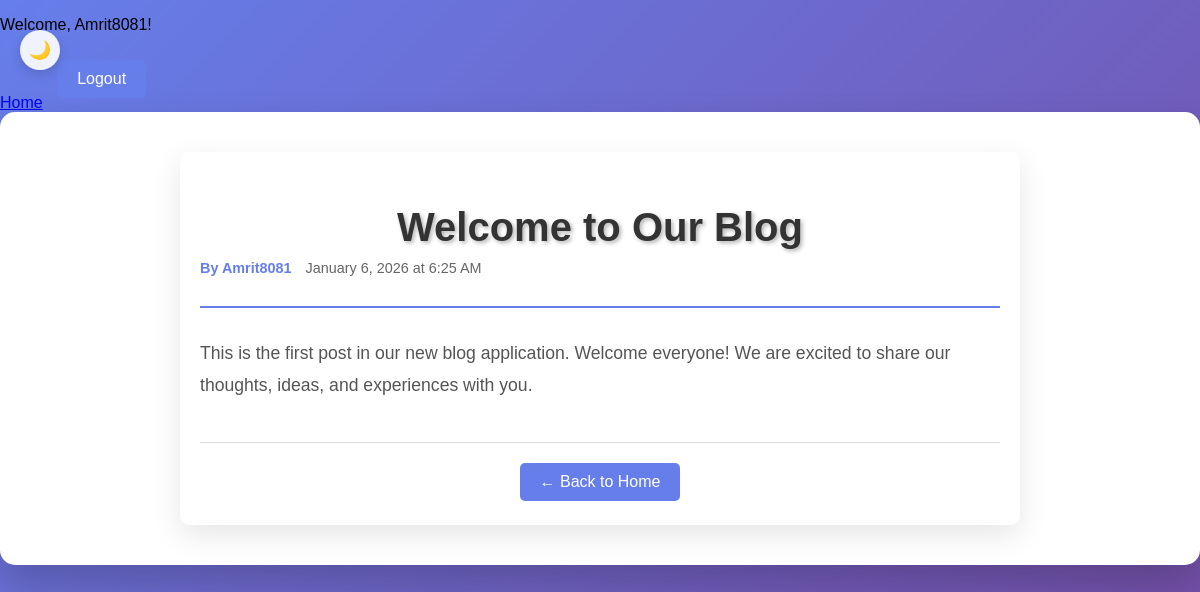
The app's page /post/1/ (signed in) with its own data.
### core/models.py (models this page shows, shortened)
class Post(models.Model):
    title = models.CharField(max_length=200)
    content = models.TextField()
    author = models.ForeignKey(User, on_delete=models.CASCADE)
    created_at = models.DateTimeField(auto_now_add=True)
    image1 = models.ImageField(upload_to='post_images/', blank=True, null=True)
    image2 = models.ImageField(upload_to='post_images/', blank=True, null=True)
    image3 = models.ImageField(upload_to='post_images/', blank=True, null=True)
    image4 = models.ImageField(upload_to='post_images/', blank=True, null=True)
    image5 = models.ImageField(upload_to='post_images/', blank=True, null=True)

### core/views.py (the view)
# urls.py: path('post/<int:pk>/', views.post_detail, name='post_detail'),
@login_required
def post_detail(request, pk):
 post = get_object_or_404(Post, pk=pk)
 return render(request, 'post_detail.html', {'post': post})

### templates/post_detail.html (shortened to what this page needs)
{% extends 'base.html' %}
{% block content %}
<article class="post-detail">
    <header class="post-header">
        <h1>{{ post.title }}</h1>
        <div class="post-meta">
            <span class="author">By {{ post.author.username }}</span>
            <span class="date">{{ post.created_at|date:"F j, Y \a\t g:i A" }}</span>
        </div>
    </header>
    <div class="post-content">
        <p>{{ post.content|linebreaks }}</p>
    </div>
    <footer class="post-footer">
        <a href="{% url 'home' %}" class="btn btn-secondary">← Back to Home</a>
    </footer>
</article>
{% endblock %}

### templates/base.html (shortened to what this page needs)
{% load static %}
<!DOCTYPE html>
<html lang="en">
<head>
    <link rel="stylesheet" href="{% static 'css/style.css' %}">
</head>
<body{% if request.resolver_match.url_name == 'login' %} class="login-page"{% endif %}>
<button class="theme-toggle" id="theme-toggle" aria-label="Toggle theme">🌙</button>
<header>
    <nav role="navigation" aria-label="Main navigation">
        {% if user.is_authenticated %}
            <p>Welcome, {{ user.username }}!</p>
            <a href="{% url 'home' %}">Home</a>
            <a href="{% url 'logout' %}">Logout</a>
        {% elif request.resolver_match.url_name != 'login' and request.resolver_match.url_name != 'register' %}
            <a href="{% url 'login' %}">Login</a>
            <a href="{% url 'register' %}">Register</a>
        {% endif %}
    </nav>
</header>
<main class="container" role="main">
    {% block content %}{% endblock %}
</main>
</body>
</html>

### static/css/style.css (style rules this page uses)
body { margin:0; padding:0; font-family:Arial; background:linear-gradient(135deg,#667eea,#764ba2); animation: backgroundShift 10s ease-in-out infinite; min-height:100vh; }
.container { background:white; padding:40px; border-radius:15px; box-shadow:0 20px 40px rgba(0,0,0,0.2); animation:fade 1s ease, pulse 2s ease-in-out infinite; }
input,button { display:block; width:100%; margin:10px 0; padding:10px; border-radius:10px; border:1px solid #ccc; transition: all 0.3s ease; }
button { background:#667eea; color:white; border:none; cursor:pointer; transition:0.3s; position: relative; overflow: hidden; }
button::before { content: ''; position: absolute; top: 0; left: -100%; width: 100%; height: 100%; background: linear-gradient(90deg, transparent, rgba(255,255,255,0.2), transparent); transition: left 0.5s; }
.theme-toggle { position: fixed; top: 20px; left: 20px; width: 40px; height: 40px; border-radius: 50%; border: none; background: rgba(255, 255, 255, 0.9); color: #333; font-size: 18px; cursor: pointer; display: flex; align-items: center; justify-content: center; box-shadow: 0 4px 12px rgba(0,0,0,0.15); transition: all 0.3s ease; z-index: 1000; }
.post-meta { color: #666; font-size: 0.9em; margin-bottom: 10px; }
h1 { text-align: center; color: white; margin-bottom: 20px; text-shadow: 2px 2px 4px rgba(0,0,0,0.3); animation: textGlow 2s ease-in-out infinite alternate; }
a[href="/logout/"], a[href=" { % url 'create_post' % }
a[href="/logout/"]::before, a[href=" { % url 'create_post' % }

### templates/base.html (style rules this page uses)
body { font-family: 'Segoe UI', Tahoma, Geneva, Verdana, sans-serif; }

### templates/post_detail.html (style rules this page uses)
body { margin: 0; padding: 0; font-family: Arial; background: linear-gradient(135deg, #667eea, #764ba2); animation: backgroundShift 10s ease-in-out infinite; min-height: 100vh; }
.post-detail { max-width: 800px; margin: 0 auto; padding: 20px; background: rgba(255, 255, 255, 0.9); border-radius: 10px; box-shadow: 0 10px 30px rgba(0,0,0,0.1); animation: slideIn 0.5s ease-out; }
.post-header { margin-bottom: 30px; padding-bottom: 20px; border-bottom: 2px solid #667eea; }
.post-header h1 { color: #333; margin-bottom: 10px; font-size: 2.5em; }
.post-meta { color: #666; font-size: 0.9em; }
.post-meta .author { font-weight: bold; color: #667eea; }
.post-meta .date { margin-left: 10px; }
.post-content { line-height: 1.8; color: #555; font-size: 1.1em; }
.post-content p { margin-bottom: 20px; }
.post-footer { margin-top: 40px; padding-top: 20px; border-top: 1px solid #ddd; text-align: center; }
.btn { display: inline-block; padding: 10px 20px; background: #667eea; color: white; text-decoration: none; border-radius: 5px; transition: all 0.3s ease; position: relative; overflow: hidden; }
.btn::before { content: ''; position: absolute; top: 0; left: -100%; width: 100%; height: 100%; background: linear-gradient(90deg, transparent, rgba(255,255,255,0.2), transparent); transition: left 0.5s; }

### records on screen
Post: title "Welcome to Our Blog", author.username "Amrit8081", created_at "January 6, 2026 at 6:25 AM", content "This is the first post in our new blog application. Welcome everyone! We are excited to share our thoughts, ideas, and experiences with you."

### other values on screen
{{ user.username }} "Amrit8081"
